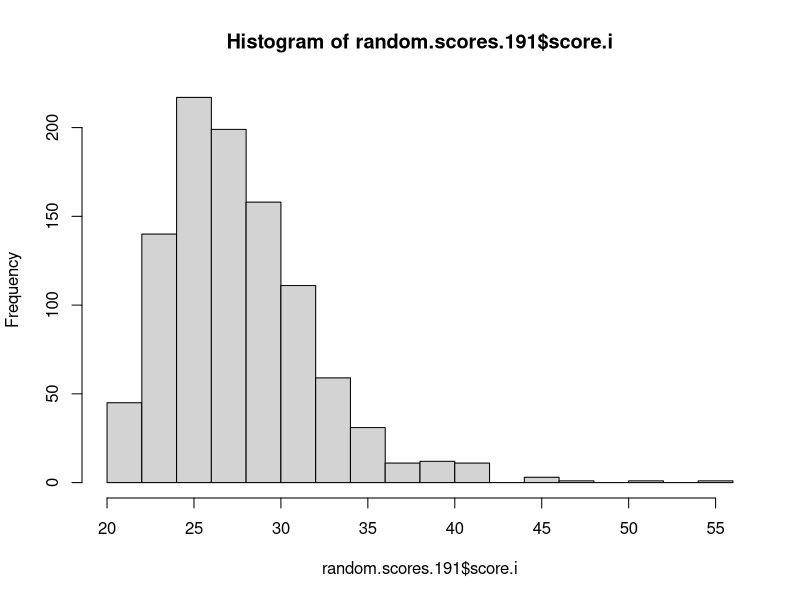
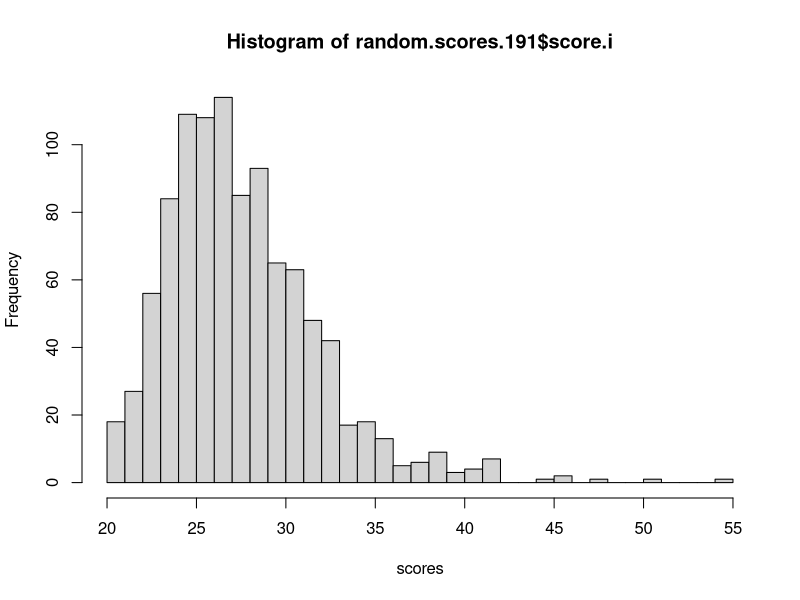
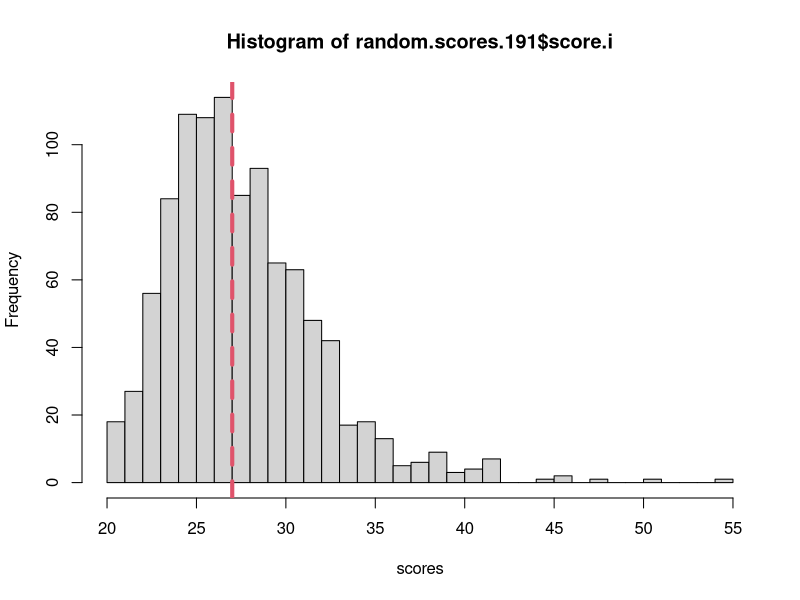

R code for these plots, in order:
## ---- chunk 1
knitr::opts_chunk$set(echo = TRUE)
## ---- chunk 2
random.scores.191 <- read.csv(file = "random_scores_191.csv")
## ---- chunk 3

head(random.scores.191$score.i)

## ---- chunk 4

hist(random.scores.191$score.i,
     breaks = 20)

## ---- chunk 5
x <- range(random.scores.191$score.i)
bins <- x[2]-x[1]+1
hist(random.scores.191$score.i,
     breaks = bins,
     xlab = "scores")
## ---- chunk 6
table.i <- table(random.scores.191$score.i)
table.i
## ---- chunk 7
i.max <- which.max(table.i)
table.i[i.max]
## ---- chunk 8
mode.i <- names(table.i[i.max])
mode.i
## ---- chunk 9
mode.i <- as.numeric(mode.i)
mode.i
## ---- chunk 10
hist(random.scores.191$score.i, 
     breaks = bins,
     xlab = "scores")
abline(v = mode.i, col = 2, lwd = 4, lty = 2)
## ---- chunk 11

